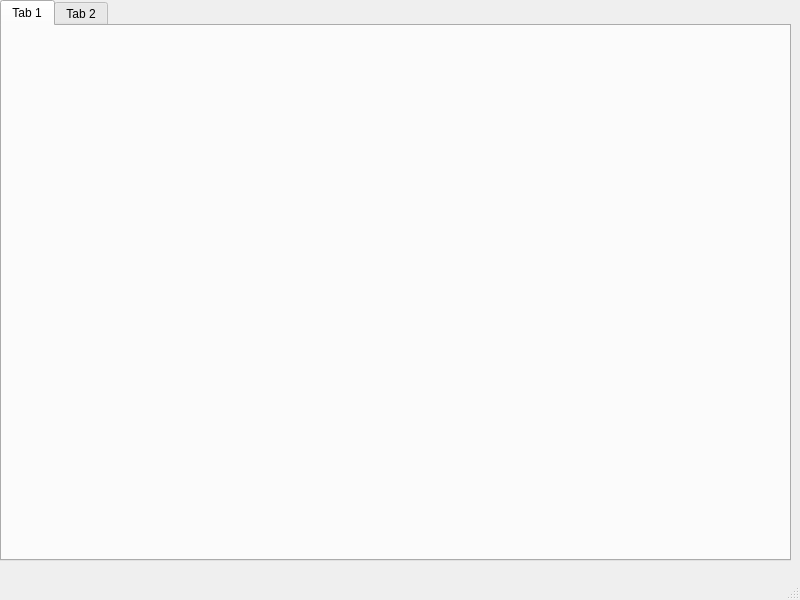
<?xml version="1.0" encoding="UTF-8"?>
<ui version="4.0">
 <class>MainWindow</class>
 <widget class="QMainWindow" name="MainWindow">
  <property name="geometry">
   <rect>
    <x>0</x>
    <y>0</y>
    <width>800</width>
    <height>600</height>
   </rect>
  </property>
  <property name="windowTitle">
   <string>MainWindow</string>
  </property>
  <widget class="QWidget" name="centralwidget">
   <widget class="QTabWidget" name="tabWidget">
    <property name="geometry">
     <rect>
      <x>0</x>
      <y>0</y>
      <width>791</width>
      <height>561</height>
     </rect>
    </property>
    <property name="currentIndex">
     <number>0</number>
    </property>
    <widget class="QWidget" name="tab">
     <attribute name="title">
      <string>Tab 1</string>
     </attribute>
    </widget>
    <widget class="QWidget" name="tab_2">
     <attribute name="title">
      <string>Tab 2</string>
     </attribute>
    </widget>
   </widget>
  </widget>
  <widget class="QMenuBar" name="menubar">
   <property name="geometry">
    <rect>
     <x>0</x>
     <y>0</y>
     <width>800</width>
     <height>21</height>
    </rect>
   </property>
  </widget>
  <widget class="QStatusBar" name="statusbar"/>
 </widget>
 <resources/>
 <connections/>
</ui>
